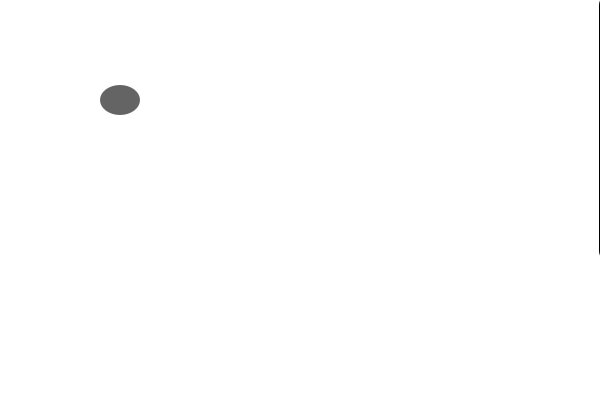
Frame 1 (no input)
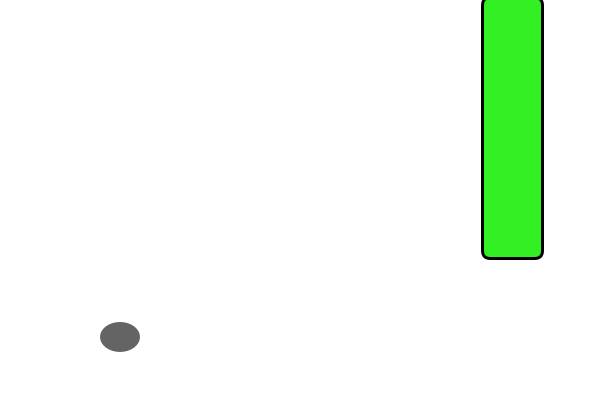
Frame 60 (the mouse pressed at the canvas centre just before this capture)
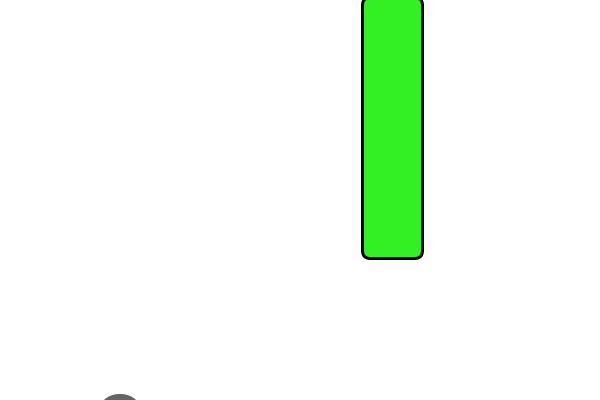
Frame 120 (the mouse held since frame 60 and released just before this capture)

The Processing sketch that drew these frames (run headless with seeded random() and noise(); from frame 60 on, the mouse is pressed at the canvas centre):

// Processing sketch: flappy
// ── flappy.pde
PVector gravity = new PVector(0, 0.2);

Bird bird;
//Pipe pipe;
Pipe[] pipes;

void setup() {
  size(600, 400);
  bird = new Bird();
  //pipe = new Pipe();
  pipes = new Pipe[1];
  pipes[0] = new Pipe();
}

void draw() {
  background(255);
  bird.drawBird();
  bird.applyGravity(gravity);
  bird.updateVectors();
  
  for(int i = 0; i < pipes.length; i++) {
    pipes[i].drawPipe();
    pipes[i].scrollPipe(); 
}
    
    
  if(frameCount % 120 == 0) {
    Pipe x = new Pipe();
    pipes = (Pipe[]) append(pipes, x);
  }
  
}

void keyPressed() {
  if(keyCode == ' ') {
    bird.moveUp();
  }
}
// ── Bird.pde
class Bird {
  PVector location;
  PVector velocity;
  PVector acceleration;
  PVector force;
  
  Bird() {
    location = new PVector(width/5, height/4);
    velocity = new PVector(0, 0);
    acceleration = new PVector(0, 0);
    force = new PVector(0, -1);
  } 
  
  void drawBird() {
    noStroke();
    fill(100);
    ellipse(location.x, location.y, 40, 30);
    location.y = constrain(location.y, 0, height);
  }
  
  void applyGravity(PVector force_) {
    acceleration.add(force_);
  }
  
  void updateVectors() {
    location.add(velocity);
    velocity.add(acceleration);
    acceleration.mult(0);
    velocity.mult(0.98);
  }
  
  void moveUp() {
    acceleration.add(force);
  }
  

}
// ── Pipe.pde
class Pipe {
  float x;
  float y;
  float w;
  float h;
  float spacing;
  
  Pipe() {
    x = width+w;
    y = -3;
    w = 60;
    h = random(100, 350); 
    spacing = h/1.5;
  }
  
  void drawPipe() {
    stroke(0);
    strokeWeight(3);
    fill(50, 240, 35);
    rect(x, y, w, h, 8); // upper pipe
    rect(x, h + spacing, w, height, 8); // lower pipe
  }
  
  void scrollPipe() {
    x -= 2;
  }
  
  float getW() {
    return w;
  }
  
  float getX() {
    return x;
  }
}
